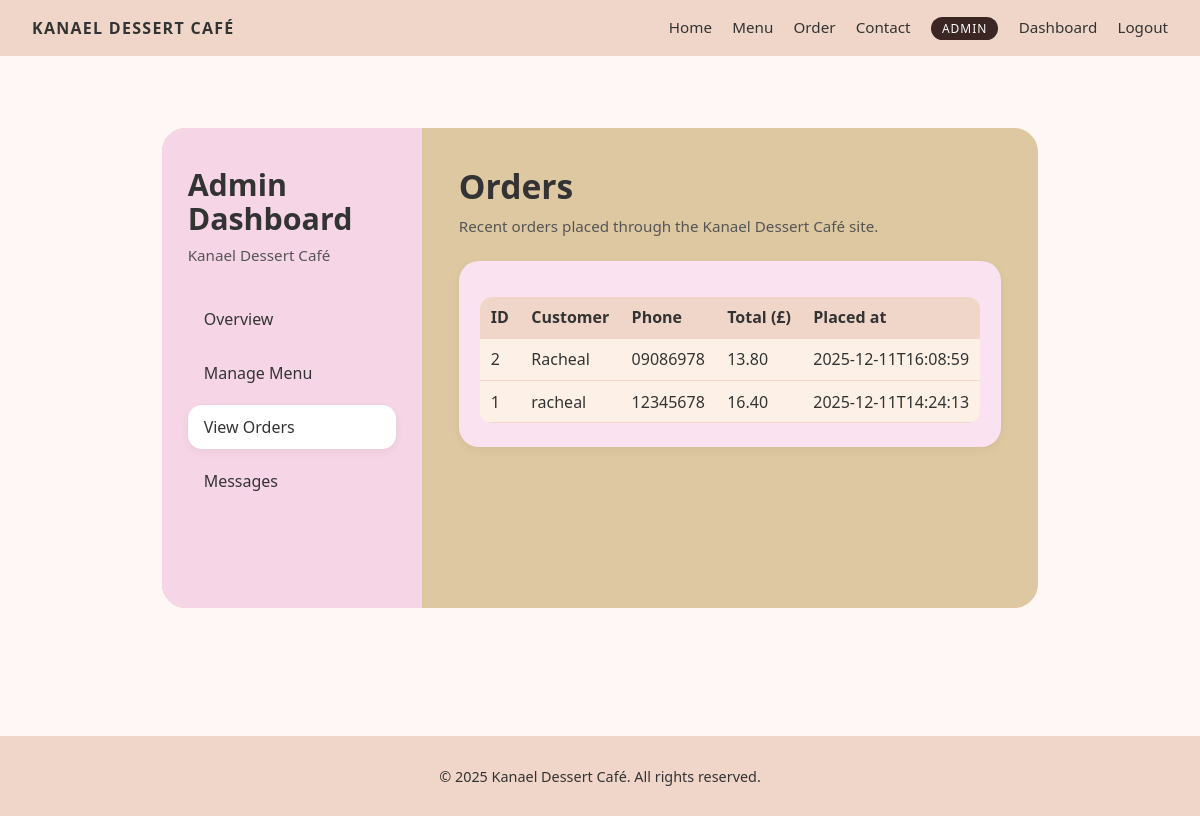
The page /admin/orders (signed in) on the database as committed earlier.
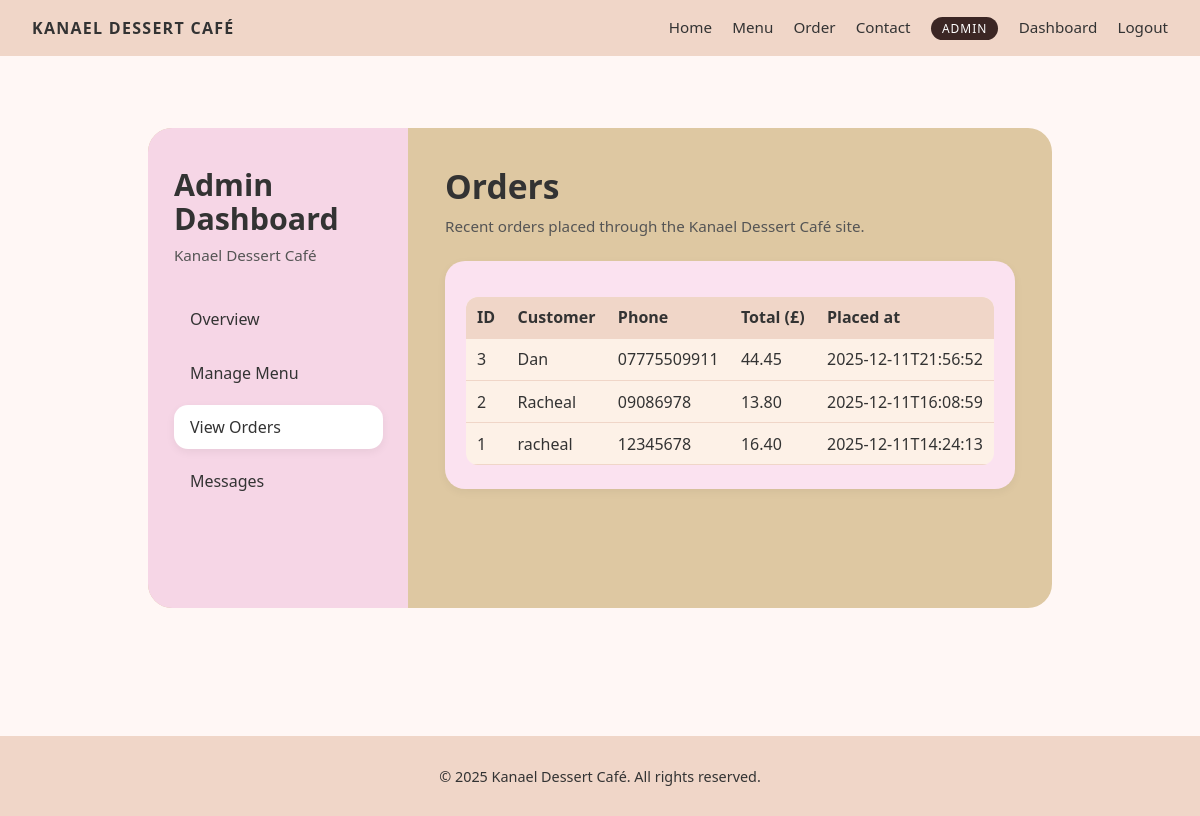
The same page on the database as committed later.
### tables this page shows
CREATE TABLE orders (
            id INTEGER PRIMARY KEY AUTOINCREMENT,
            customer_name TEXT NOT NULL,
            phone TEXT NOT NULL,
            address TEXT,
            notes TEXT,
            total REAL NOT NULL,
            created_at TEXT NOT NULL
        );

### app.py (the view)
@app.route("/admin/orders")
@login_required
def admin_orders():
    conn = get_db_connection()
    cur = conn.cursor()
    cur.execute("SELECT * FROM orders ORDER BY created_at DESC")
    orders = cur.fetchall()
    conn.close()
    return render_template("admin_orders.html", orders=orders)

### app.py (called while the page is built)
def get_db_connection():
    conn = sqlite3.connect(DB_PATH)
    conn.row_factory = sqlite3.Row
    return conn

def login_required(view_func):
    @wraps(view_func)
    def wrapped_view(*args, **kwargs):
        if not session.get("is_admin"):
            flash("Please log in to access the admin area.", "warning")
            return redirect(url_for("admin_login"))
        return view_func(*args, **kwargs)
    return wrapped_view

### templates/admin_orders.html
{% extends "base.html" %}
{% block content %}
<div class="admin-layout">
  <aside class="admin-sidebar">
    <h2>Admin<br>Dashboard</h2>
    <p class="admin-brand">Kanael Dessert Café</p>
    <nav class="admin-nav">
      <a href="{{ url_for('admin_dashboard') }}" class="admin-nav-link">Overview</a>
      <a href="{{ url_for('admin_menu') }}" class="admin-nav-link">Manage Menu</a>
      <a href="{{ url_for('admin_orders') }}" class="admin-nav-link active">View Orders</a>
      <a href="{{ url_for('admin_messages') }}" class="admin-nav-link">Messages</a>
    </nav>
  </aside>
  <section class="admin-main">
    <div class="admin-main-header">
      <h1>Orders</h1>
      <p>Recent orders placed through the Kanael Dessert Café site.</p>
    </div>
    <div class="admin-card">
      <table class="admin-table">
        <thead>
          <tr>
            <th>ID</th>
            <th>Customer</th>
            <th>Phone</th>
            <th>Total (£)</th>
            <th>Placed at</th>
          </tr>
        </thead>
        <tbody>
        {% for order in orders %}
          <tr>
            <td>{{ order.id }}</td>
            <td>{{ order.customer_name }}</td>
            <td>{{ order.phone }}</td>
            <td>{{ "%.2f"|format(order.total) }}</td>
            <td>{{ order.created_at }}</td>
          </tr>
        {% endfor %}
        </tbody>
      </table>
    </div>
  </section>
</div>
{% endblock %}

### templates/base.html (shortened to what this page needs)
<!doctype html>
<html lang="en">
<head>
  <link rel="stylesheet" href="{{ url_for('static', filename='css/styles.css') }}">
</head>
<body>
  <header class="site-header">
    <div class="logo">KANAEL DESSERT CAFÉ</div>
    <nav>
      <a href="{{ url_for('index') }}">Home</a>
      <a href="{{ url_for('menu') }}">Menu</a>
      <a href="{{ url_for('cart') }}">Order</a>
      <a href="{{ url_for('contact') }}">Contact</a>
      {% if session.get('is_admin') %}
        <span class="admin-badge">Admin</span>
        <a href="{{ url_for('admin_dashboard') }}">Dashboard</a>
        <a href="{{ url_for('admin_logout') }}">Logout</a>
      {% else %}
        <a href="{{ url_for('admin_login') }}">Admin</a>
      {% endif %}
    </nav>
  </header>
  <main>
    {% block content %}{% endblock %}
  </main>
  <footer class="site-footer">
    <p>© 2025 Kanael Dessert Café. All rights reserved.</p>
  </footer>
</body>
</html>

### static/css/styles.css (style rules this page uses)
body { font-family: system-ui, -apple-system, BlinkMacSystemFont, sans-serif; margin: 0; background: #fff7f5; color: #333; }
html, body { height: 100%; }
body { display: flex; flex-direction: column; }
main { flex: 1; }
main { max-width: 1100px; margin: 0 auto; padding: 2.5rem 1.5rem 3rem; }
.site-header, .site-footer { background: #f0d6c8; padding: 1rem 2rem; display: flex; justify-content: space-between; align-items: center; box-sizing: border-box; }
.site-footer { margin-top: 2rem; font-size: 0.9rem; justify-content: center; }
.logo { font-weight: 600; letter-spacing: 0.08em; text-transform: uppercase; }
.site-header nav a, .site-header a { margin-left: 1rem; text-decoration: none; color: #333; font-weight: 500; font-size: 0.95rem; }
.admin-table { width: 100%; border-collapse: collapse; margin-top: 1rem; background: #fdf1e7; border-radius: 12px; overflow: hidden; }
.admin-table th, .admin-table td { padding: 0.6rem 0.7rem; border-bottom: 1px solid #f0d6c8; vertical-align: top; }
.admin-table th { background: #f0d6c8; text-align: left; }
.admin-layout { display: flex; gap: 0; margin: 2rem auto 3rem; max-width: 1200px; min-height: 480px; border-radius: 24px; overflow: hidden; background: #dec8a2; }
.admin-sidebar { width: 260px; background: #f6d6e6; padding: 2.5rem 1.6rem; box-sizing: border-box; }
.admin-sidebar h2 { margin: 0 0 0.6rem; font-size: 1.9rem; line-height: 1.1; }
.admin-sidebar .admin-brand { margin: 0 0 2rem; font-size: 0.95rem; color: #555; }
.admin-nav { display: flex; flex-direction: column; gap: 0.6rem; }
.admin-nav-link { display: block; padding: 0.7rem 1rem; border-radius: 14px; text-decoration: none; color: #333; background: transparent; font-weight: 500; }
.admin-nav-link.active, .admin-nav-link:hover { background: #ffffff; box-shadow: 0 3px 10px rgba(0,0,0,0.06); }
.admin-main { flex: 1; padding: 2.2rem 2.3rem 2.5rem; box-sizing: border-box; }
.admin-main-header h1 { margin: 0 0 0.4rem; font-size: 2.1rem; }
.admin-main-header p { margin: 0 0 1.6rem; font-size: 0.95rem; color: #555; }
.admin-card { background: #fbe2f0; border-radius: 20px; padding: 1.2rem 1.3rem 1.5rem; box-shadow: 0 3px 10px rgba(0,0,0,0.05); }
.admin-badge { display: inline-block; padding: 0.2rem 0.7rem; border-radius: 999px; background: #3b2624; color: #fff; font-size: 0.75rem; text-transform: uppercase; letter-spacing: 0.08em; margin-left: 1rem; }

Rows that differ between the two databases and show on the page:
added orders: id "3", customer_name "Dan", phone "07775509911", total "44.45", created_at "2025-12-11T21:56:52"
